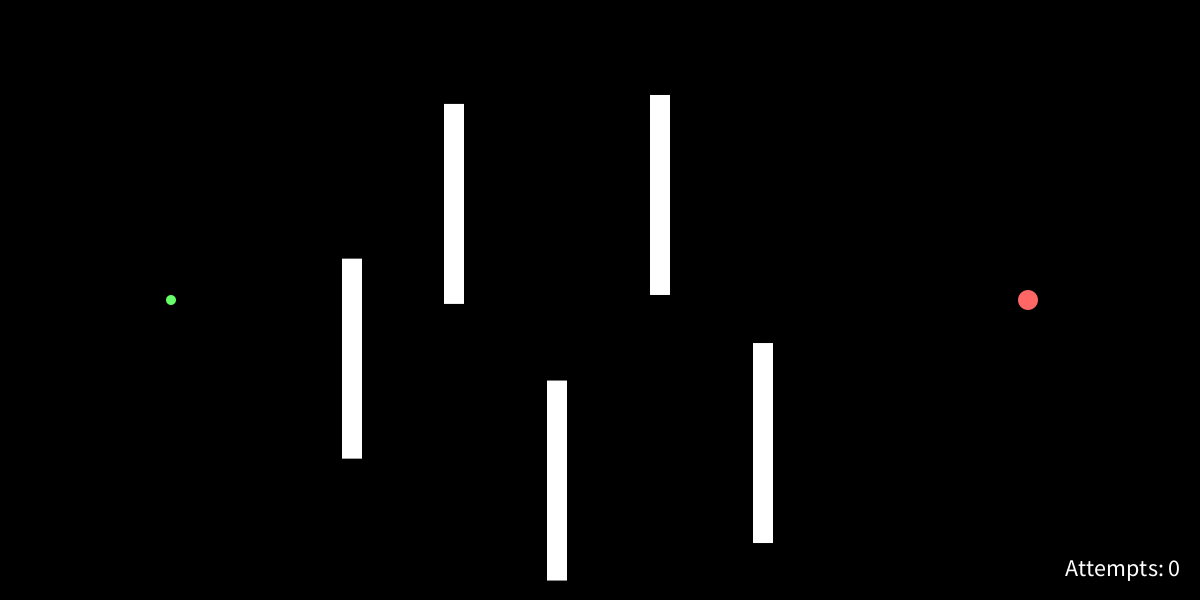
Frame 1 (no input)
Frame 60 (the mouse pressed at the canvas centre just before this capture): identical to frame 1, image omitted
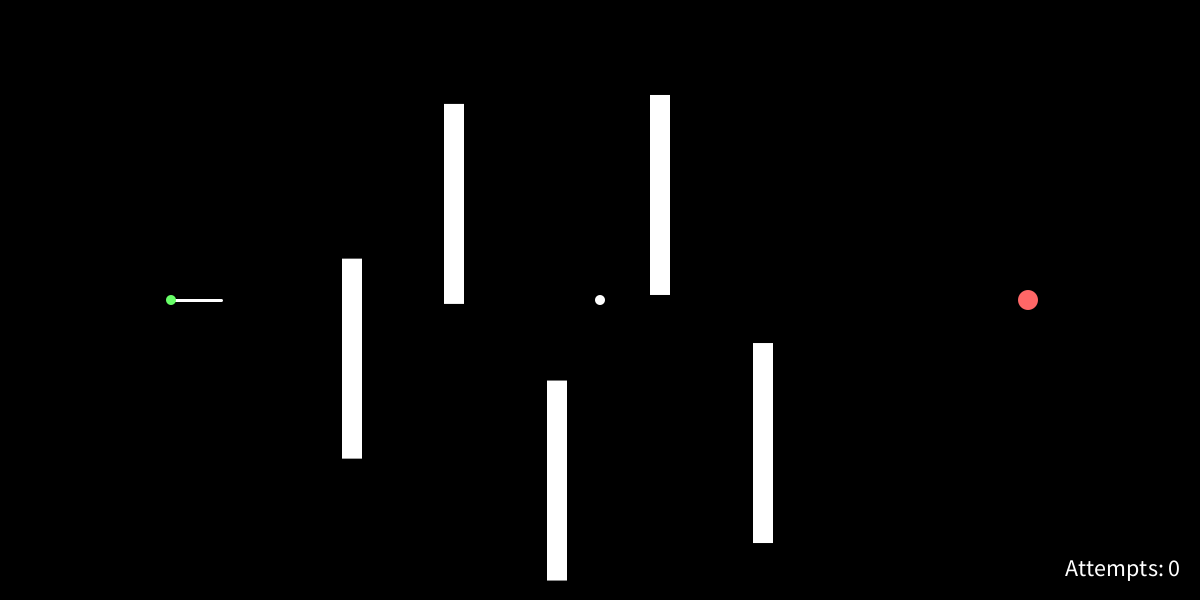
Frame 120 (the mouse held since frame 60 and released just before this capture)

The Processing sketch that drew these frames (run headless with seeded random() and noise(); from frame 60 on, the mouse is pressed at the canvas centre):

// Processing sketch: Lab3
// ── Lab3.pde
BallGame game;

void setup() {
    size(1200, 600);
    game = new BallGame();
}

void draw() {
    game.update();
}

// ── BallGame.pde
public class BallGame {
    public PVector ballPosition;
    public PVector ballVelocity;
    public PVector ballAcceleration;

    private float BALL_RADIUS = 5;
    private float BALL_SPEED = 250;
    private float BALL_DECELERATION = 20;

    public ArrayList<Wall> walls;
    private int NUMBER_OF_WALLS = 5;
    private int WALL_WIDTH = 20;
    private int WALL_HEIGHT = 200;

    private float HOLE_RADIUS = 10;
    private PVector HOLE_POSITION = new PVector(6*width/7, height/2);


    private boolean shootingStarted = false;
    private boolean isBallMoving = false;
    private PVector shootingDirection;
    private PVector shootingStart;

    private boolean gameWon = false;
    private boolean restartStarted = false;

    private int attempts = 0;
    
    public BallGame() {
        this.ballPosition = new PVector(width/7, height/2);
        this.ballVelocity = new PVector(0, 0);
        this.ballAcceleration = new PVector(0, 0);

        this.walls = new ArrayList<>();
    
        for(int i=0; i<NUMBER_OF_WALLS; i++) {
            float x1 = 2*width/7 + i * (3*width/7) / NUMBER_OF_WALLS;
            float y1 = random(height-WALL_HEIGHT);
            float x2 = x1 + WALL_WIDTH;
            float y2 = y1 + WALL_HEIGHT;
            this.walls.add(new Wall(x1, y1, x2, y2));
        }
    }

    public void update() {
        background(0);
        noStroke();

        if(ballVelocity.mag() < 5) {
            ballVelocity = new PVector(0, 0);
            isBallMoving = false;
        }

        if(gameWon) {
            if(mousePressed) {
                restartStarted = true;
            } else {
                if(restartStarted) {
                    ballAcceleration.set(0, 0);
                    ballVelocity.set(0, 0);
                    ballPosition.set(width/7, height/2);

                    walls.clear();

                    for(int i=0; i<NUMBER_OF_WALLS; i++) {
                        float x1 = 2*width/7 + i * (3*width/7) / NUMBER_OF_WALLS;
                        float y1 = random(height-WALL_HEIGHT);
                        float x2 = x1 + WALL_WIDTH;
                        float y2 = y1 + WALL_HEIGHT;
                        this.walls.add(new Wall(x1, y1, x2, y2));
                    }

                    isBallMoving = false;
                    shootingStarted = false;
                    restartStarted = false;
                    attempts = 0;
                    gameWon = false;

                }
            }
        } else if(!isBallMoving) {
            if(mousePressed) {
                if(!shootingStarted) {
                    shootingStarted = true;
                    shootingStart = new PVector(mouseX, mouseY);
                } else {
                    shootingDirection = PVector.sub(shootingStart, new PVector(mouseX, mouseY));

                    float angle = atan2(shootingDirection.y, shootingDirection.x);
                    stroke(#ffffff);
                    strokeWeight(3);
                    line(ballPosition.x, ballPosition.y, ballPosition.x + cos(angle) * 50, ballPosition.y + sin(angle) * 50);
                    line(shootingStart.x, shootingStart.y, mouseX, mouseY);
                }

                fill(#ffffff);
                noStroke();
                ellipse(shootingStart.x, shootingStart.y, 10, 10);
            } else {
                if(shootingStarted) {
                    ballVelocity = shootingDirection.copy();
                    ballVelocity.normalize();
                    ballVelocity.mult(BALL_SPEED);

                    ballAcceleration = ballVelocity.copy().normalize().mult(-BALL_DECELERATION);

                    attempts++;

                    isBallMoving = true;
                    shootingStarted = false;
                }
            }
        } else {
            ballPosition.add(PVector.mult(ballVelocity, 1.0 / frameRate));
            ballVelocity.add(PVector.mult(ballAcceleration, 1.0 / frameRate));
        }

        // Collisions

        // Border
        if(ballPosition.x - BALL_RADIUS < 0 || ballPosition.x + BALL_RADIUS > width) {
            ballVelocity.x *= -1;
            ballAcceleration.x *= -1;
            ballPosition.x = constrain(ballPosition.x, 1, width - 1);
        }

        if(ballPosition.y - BALL_RADIUS < 0 || ballPosition.y + BALL_RADIUS > height) {
            ballVelocity.y *= -1;
            ballAcceleration.y *= -1;
            ballPosition.y = constrain(ballPosition.y, 1, height - 1);
        }

        // Walls
        for(int i=0; i<NUMBER_OF_WALLS; i++) {
            if(
                (
                    (ballPosition.x + BALL_RADIUS) >= walls.get(i).x1 && 
                    (ballPosition.x + BALL_RADIUS) <= walls.get(i).x2 &&
                    (ballPosition.y >= walls.get(i).y1) &&
                    (ballPosition.y <= walls.get(i).y2)
                ) ||
                (
                    (ballPosition.x - BALL_RADIUS) >= walls.get(i).x1 && 
                    (ballPosition.x - BALL_RADIUS) <= walls.get(i).x2 &&
                    (ballPosition.y >= walls.get(i).y1) &&
                    (ballPosition.y <= walls.get(i).y2)
                )
            ) {
                ballVelocity.x *= -1;
                ballAcceleration.x *= -1;
            }
            
            if(
                (
                    (ballPosition.y + BALL_RADIUS) >= walls.get(i).y1 && 
                    (ballPosition.y + BALL_RADIUS) <= walls.get(i).y2 &&
                    (ballPosition.x >= walls.get(i).x1) &&
                    (ballPosition.x <= walls.get(i).x2)
                ) ||
                (
                    (ballPosition.y - BALL_RADIUS) >= walls.get(i).y1 && 
                    (ballPosition.y - BALL_RADIUS) <= walls.get(i).y2 && 
                    (ballPosition.x >= walls.get(i).x1) &&
                    (ballPosition.x <= walls.get(i).x2)
                )
            ) {
                ballVelocity.y *= -1;
                ballAcceleration.y *= -1;
            }
        }

        // Hole
        if(PVector.dist(ballPosition, HOLE_POSITION) < HOLE_RADIUS + BALL_RADIUS) {
            gameWon = true;
        }



        // Walls
        rectMode(CORNERS);
        fill(#ffffff);
        noStroke();
        for(int i=0; i<NUMBER_OF_WALLS; i++) {
            rect(walls.get(i).x1, walls.get(i).y1, walls.get(i).x2, walls.get(i).y2);
        }

        // Hole
        fill(#ff6767);
        noStroke();
        ellipse(HOLE_POSITION.x, HOLE_POSITION.y, HOLE_RADIUS*2, HOLE_RADIUS*2);

        // Ball
        fill(#67ff67);
        noStroke();
        ellipse(ballPosition.x, ballPosition.y, BALL_RADIUS*2, BALL_RADIUS*2);

        fill(#ffffff);
        textSize(24);
        textAlign(RIGHT);
        text("Attempts: " + attempts, width - 20, height - 24);

        fill(#67ff67);
        if(gameWon) {
            rectMode(CENTER);
            textSize(128);
            textAlign(CENTER);
            text("You won!", width/2, height/2); 
            textSize(32);
            text("Click on the screen to restart", width/2, height/2 + 40);
        }

    }
}
// ── Wall.pde
public class Wall {
    public float x1;
    public float x2;
    public float y1;
    public float y2;

    public Wall(float x1, float y1, float x2, float y2) {
        this.x1 = x1;
        this.y1 = y1;
        this.x2 = x2;
        this.y2 = y2;
    }
}
